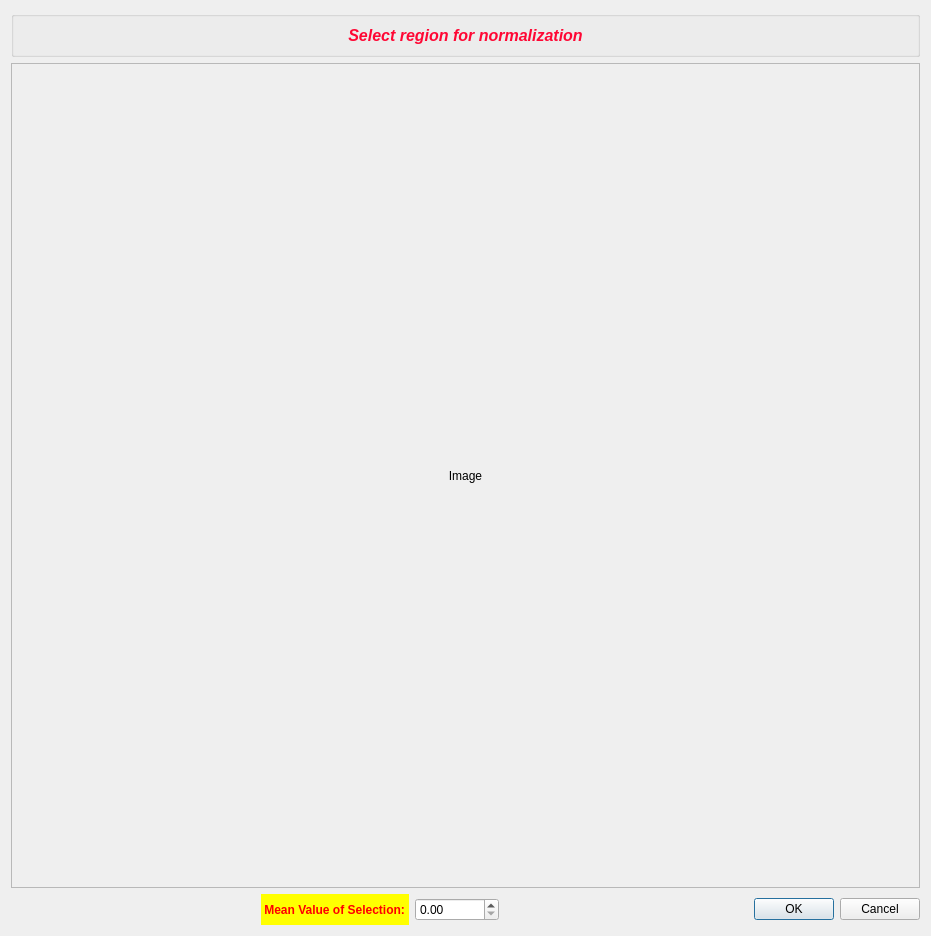
<?xml version="1.0" encoding="UTF-8"?>
<ui version="4.0">
 <class>DialogNormalize</class>
 <widget class="QDialog" name="DialogNormalize">
  <property name="geometry">
   <rect>
    <x>0</x>
    <y>0</y>
    <width>931</width>
    <height>936</height>
   </rect>
  </property>
  <property name="font">
   <font>
    <underline>false</underline>
   </font>
  </property>
  <property name="windowTitle">
   <string>Dialog</string>
  </property>
  <layout class="QVBoxLayout" name="verticalLayout">
   <item>
    <widget class="QGroupBox" name="groupBox">
     <property name="title">
      <string/>
     </property>
     <layout class="QVBoxLayout" name="verticalLayout_2">
      <item>
       <widget class="QLabel" name="label_2">
        <property name="font">
         <font>
          <family>Arial</family>
          <pointsize>12</pointsize>
          <weight>75</weight>
          <italic>true</italic>
          <bold>true</bold>
          <underline>false</underline>
         </font>
        </property>
        <property name="styleSheet">
         <string notr="true">color: rgb(255, 7, 52);
border-color: rgb(255, 0, 0);</string>
        </property>
        <property name="text">
         <string>Select region for normalization</string>
        </property>
        <property name="alignment">
         <set>Qt::AlignCenter</set>
        </property>
       </widget>
      </item>
     </layout>
    </widget>
   </item>
   <item>
    <widget class="QScrollArea" name="scrollArea">
     <property name="widgetResizable">
      <bool>true</bool>
     </property>
     <widget class="QWidget" name="scrollAreaWidgetContents">
      <property name="geometry">
       <rect>
        <x>0</x>
        <y>0</y>
        <width>911</width>
        <height>833</height>
       </rect>
      </property>
      <layout class="QGridLayout" name="gridLayout">
       <item row="0" column="0">
        <widget class="QLabel" name="label_origImage">
         <property name="font">
          <font>
           <underline>false</underline>
          </font>
         </property>
         <property name="text">
          <string>Image</string>
         </property>
         <property name="alignment">
          <set>Qt::AlignCenter</set>
         </property>
        </widget>
       </item>
      </layout>
     </widget>
    </widget>
   </item>
   <item>
    <layout class="QHBoxLayout">
     <property name="spacing">
      <number>6</number>
     </property>
     <property name="leftMargin">
      <number>0</number>
     </property>
     <property name="topMargin">
      <number>0</number>
     </property>
     <property name="rightMargin">
      <number>0</number>
     </property>
     <property name="bottomMargin">
      <number>0</number>
     </property>
     <item>
      <spacer name="horizontalSpacer">
       <property name="orientation">
        <enum>Qt::Horizontal</enum>
       </property>
       <property name="sizeHint" stdset="0">
        <size>
         <width>40</width>
         <height>20</height>
        </size>
       </property>
      </spacer>
     </item>
     <item>
      <widget class="QLabel" name="label_3">
       <property name="font">
        <font>
         <weight>75</weight>
         <bold>true</bold>
         <underline>false</underline>
        </font>
       </property>
       <property name="styleSheet">
        <string notr="true">color: rgb(255, 0, 0);
background-color: rgb(255, 255, 0);</string>
       </property>
       <property name="text">
        <string> Mean Value of Selection: </string>
       </property>
      </widget>
     </item>
     <item>
      <widget class="QDoubleSpinBox" name="doubleSpinBox_meanValue">
       <property name="font">
        <font>
         <underline>false</underline>
        </font>
       </property>
       <property name="maximum">
        <double>1000000.000000000000000</double>
       </property>
      </widget>
     </item>
     <item>
      <spacer>
       <property name="orientation">
        <enum>Qt::Horizontal</enum>
       </property>
       <property name="sizeHint" stdset="0">
        <size>
         <width>131</width>
         <height>31</height>
        </size>
       </property>
      </spacer>
     </item>
     <item>
      <widget class="QPushButton" name="okButton">
       <property name="text">
        <string>OK</string>
       </property>
      </widget>
     </item>
     <item>
      <widget class="QPushButton" name="cancelButton">
       <property name="text">
        <string>Cancel</string>
       </property>
      </widget>
     </item>
    </layout>
   </item>
  </layout>
 </widget>
 <resources/>
 <connections>
  <connection>
   <sender>okButton</sender>
   <signal>clicked()</signal>
   <receiver>DialogNormalize</receiver>
   <slot>accept()</slot>
   <hints>
    <hint type="sourcelabel">
     <x>278</x>
     <y>253</y>
    </hint>
    <hint type="destinationlabel">
     <x>96</x>
     <y>254</y>
    </hint>
   </hints>
  </connection>
  <connection>
   <sender>cancelButton</sender>
   <signal>clicked()</signal>
   <receiver>DialogNormalize</receiver>
   <slot>reject()</slot>
   <hints>
    <hint type="sourcelabel">
     <x>369</x>
     <y>253</y>
    </hint>
    <hint type="destinationlabel">
     <x>179</x>
     <y>282</y>
    </hint>
   </hints>
  </connection>
 </connections>
</ui>
